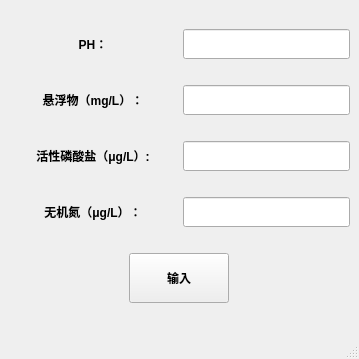
<?xml version="1.0" encoding="UTF-8"?>
<ui version="4.0">
 <class>MainWindow</class>
 <widget class="QMainWindow" name="MainWindow">
  <property name="geometry">
   <rect>
    <x>0</x>
    <y>0</y>
    <width>359</width>
    <height>359</height>
   </rect>
  </property>
  <property name="minimumSize">
   <size>
    <width>359</width>
    <height>358</height>
   </size>
  </property>
  <property name="maximumSize">
   <size>
    <width>359</width>
    <height>359</height>
   </size>
  </property>
  <property name="windowTitle">
   <string>水环境版块</string>
  </property>
  <widget class="QWidget" name="centralwidget">
   <layout class="QVBoxLayout" name="verticalLayout">
    <item>
     <layout class="QHBoxLayout" name="horizontalLayout" stretch="5,5">
      <item>
       <widget class="QLabel" name="label">
        <property name="font">
         <font>
          <pointsize>9</pointsize>
          <weight>75</weight>
          <bold>true</bold>
         </font>
        </property>
        <property name="layoutDirection">
         <enum>Qt::LeftToRight</enum>
        </property>
        <property name="text">
         <string>PH：</string>
        </property>
        <property name="alignment">
         <set>Qt::AlignCenter</set>
        </property>
       </widget>
      </item>
      <item>
       <widget class="QLineEdit" name="lineEdit">
        <property name="minimumSize">
         <size>
          <width>0</width>
          <height>30</height>
         </size>
        </property>
       </widget>
      </item>
     </layout>
    </item>
    <item>
     <layout class="QHBoxLayout" name="horizontalLayout_2" stretch="5,5">
      <item>
       <widget class="QLabel" name="label_2">
        <property name="font">
         <font>
          <pointsize>9</pointsize>
          <weight>75</weight>
          <bold>true</bold>
         </font>
        </property>
        <property name="text">
         <string>悬浮物（mg/L）：</string>
        </property>
        <property name="alignment">
         <set>Qt::AlignCenter</set>
        </property>
       </widget>
      </item>
      <item>
       <widget class="QLineEdit" name="lineEdit_2">
        <property name="minimumSize">
         <size>
          <width>0</width>
          <height>30</height>
         </size>
        </property>
       </widget>
      </item>
     </layout>
    </item>
    <item>
     <layout class="QHBoxLayout" name="horizontalLayout_3" stretch="5,5">
      <item>
       <widget class="QLabel" name="label_3">
        <property name="font">
         <font>
          <pointsize>9</pointsize>
          <weight>75</weight>
          <bold>true</bold>
         </font>
        </property>
        <property name="text">
         <string>活性磷酸盐（μg/L）:</string>
        </property>
        <property name="alignment">
         <set>Qt::AlignCenter</set>
        </property>
       </widget>
      </item>
      <item>
       <widget class="QLineEdit" name="lineEdit_3">
        <property name="minimumSize">
         <size>
          <width>146</width>
          <height>30</height>
         </size>
        </property>
       </widget>
      </item>
     </layout>
    </item>
    <item>
     <layout class="QHBoxLayout" name="horizontalLayout_4" stretch="5,5">
      <item>
       <widget class="QLabel" name="label_4">
        <property name="font">
         <font>
          <pointsize>9</pointsize>
          <weight>75</weight>
          <bold>true</bold>
         </font>
        </property>
        <property name="text">
         <string>无机氮（μg/L）：</string>
        </property>
        <property name="alignment">
         <set>Qt::AlignCenter</set>
        </property>
       </widget>
      </item>
      <item>
       <widget class="QLineEdit" name="lineEdit_4">
        <property name="minimumSize">
         <size>
          <width>0</width>
          <height>30</height>
         </size>
        </property>
       </widget>
      </item>
     </layout>
    </item>
    <item>
     <layout class="QHBoxLayout" name="horizontalLayout_5">
      <property name="topMargin">
       <number>0</number>
      </property>
      <property name="bottomMargin">
       <number>0</number>
      </property>
      <item>
       <widget class="QPushButton" name="pushButton">
        <property name="minimumSize">
         <size>
          <width>0</width>
          <height>0</height>
         </size>
        </property>
        <property name="maximumSize">
         <size>
          <width>100</width>
          <height>50</height>
         </size>
        </property>
        <property name="font">
         <font>
          <weight>75</weight>
          <bold>true</bold>
         </font>
        </property>
        <property name="text">
         <string>输入</string>
        </property>
       </widget>
      </item>
     </layout>
    </item>
   </layout>
  </widget>
  <widget class="QMenuBar" name="menubar">
   <property name="geometry">
    <rect>
     <x>0</x>
     <y>0</y>
     <width>359</width>
     <height>26</height>
    </rect>
   </property>
  </widget>
  <widget class="QStatusBar" name="statusbar"/>
 </widget>
 <resources/>
 <connections/>
</ui>
